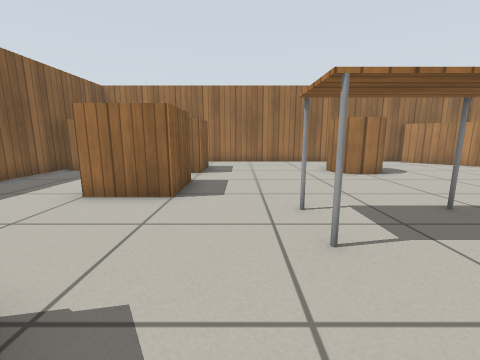
view 1 (above)

16 first-person views from a walk through a robot-simulator world made for Gazebo. The camera is 0.65 m above the floor, tilts 10° down and sees 90° across. The floor is counted in squares, 0.5 m on a side. Each view is taken from the middle of a square. On the plan, view 1 faces up. The plan holds only what a view shows up to about 12 squares ahead; the rest is blank. Simple patterns stand in for the simulator's built-in surfaces.

view 2
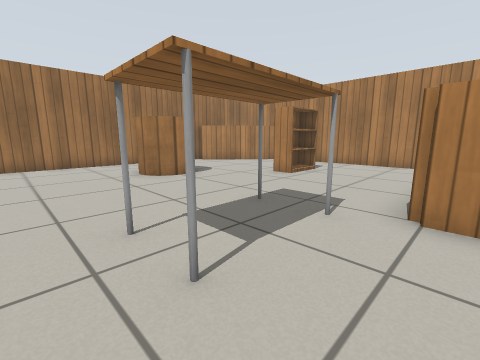

view 3
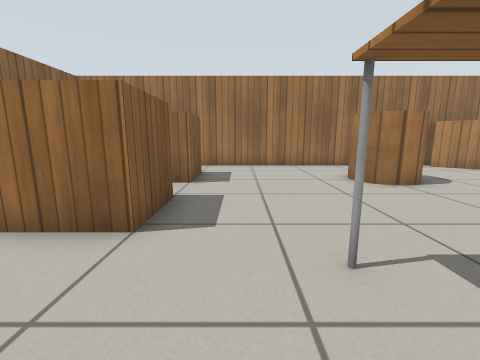

view 4
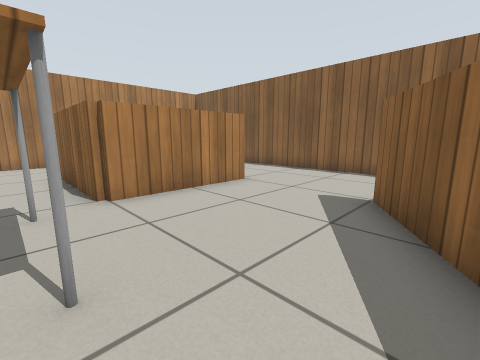

view 5
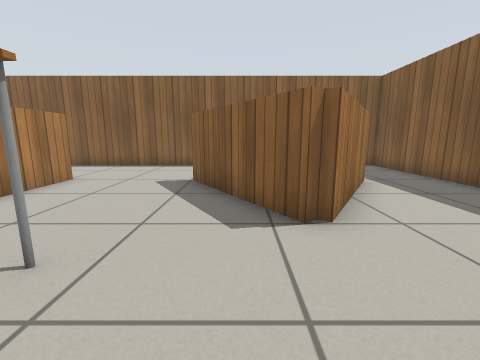

view 6
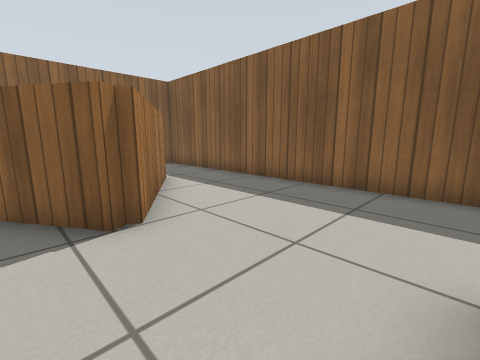

view 7
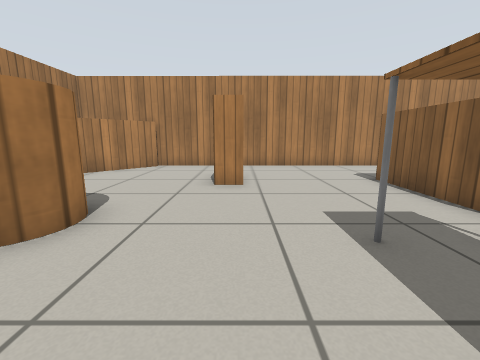

view 8
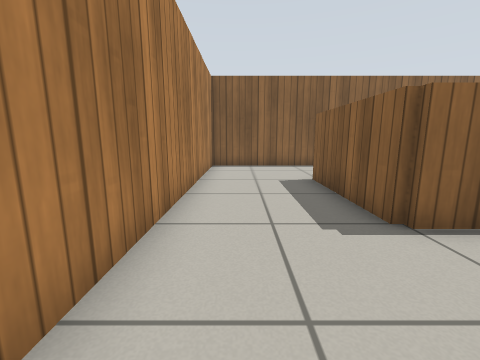

view 9
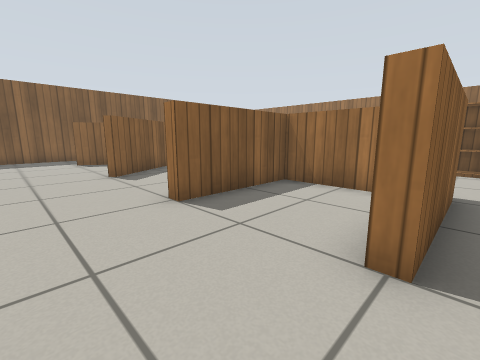

view 10
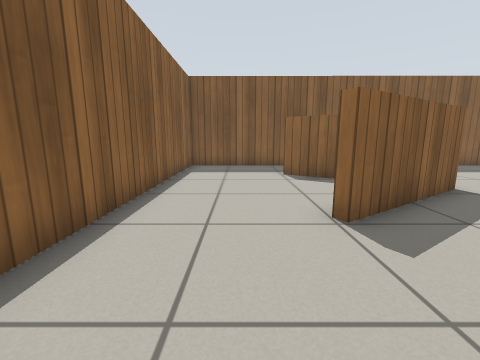

view 11
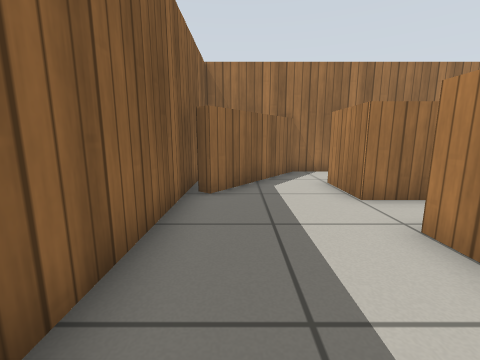

view 12
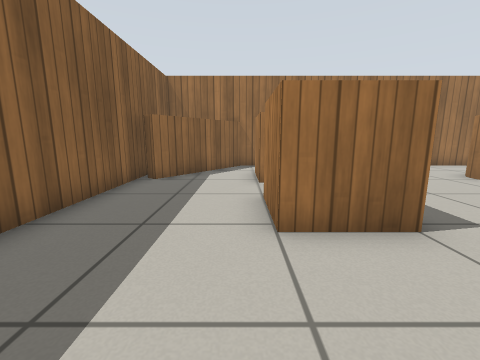

view 13
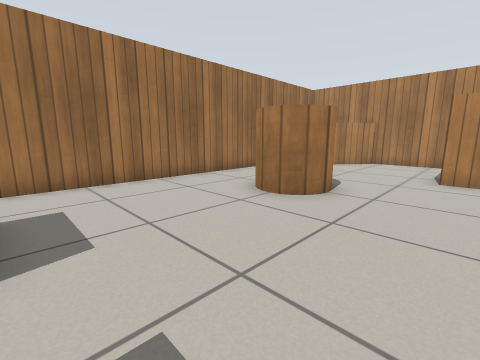

view 14
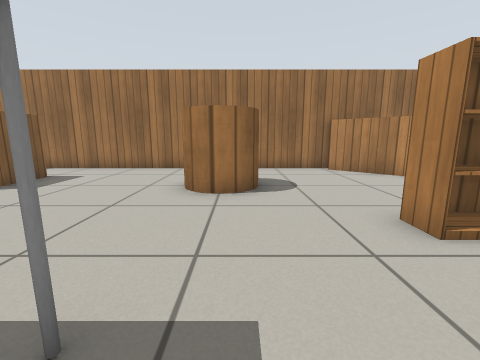

view 15
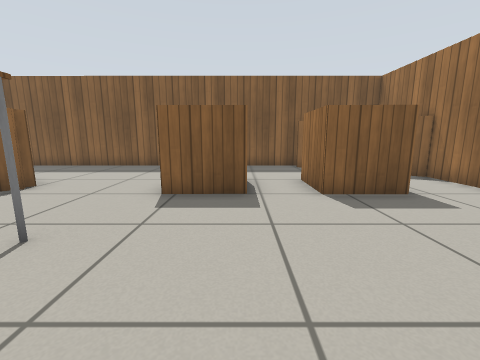

view 16
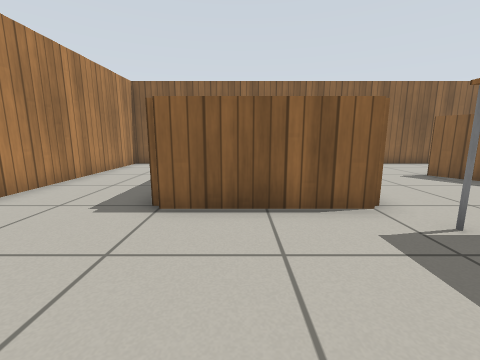

### Floor plan
Ten units are one square. View 1 is at (0, 0); x grows to the right and y downward. Boxes are objects, and circles mark ways between rooms. Rooms are numbered by the first view taken in them; rooms with no view inside come last. Other rooms are left out.
<svg viewBox="-78 -138 206 206">
<path fill="none" stroke="#000" d="M-20 -16 4 23M47 25 43 25 43 -17 87 -17 87 25 82 25M-36 9 -46 24M-48 23 -24 -15M-39 -133 -67 -95 -70 -98M121 -97 86 -129M76 63 123 63 123 -130M-73 -129 -73 63 46 63M120 -133 -70 -133M46 63 76 63M72 -13 47 -13 47 25"/>
<rect x="-35" y="-75" width="20" height="30" fill="#bbb"><title>wooden box</title></rect>
<rect x="-35" y="-115" width="20" height="30" fill="#bbb"><title>wooden box</title></rect>
<rect x="5" y="-45" width="40" height="20" fill="#bbb"><title>table</title></rect>
<rect x="35" y="-105" width="20" height="20" fill="#bbb"><title>wooden cylinder</title></rect>
<rect x="75" y="-65" width="20" height="10" fill="#bbb"><title>bookshelf</title></rect>
<circle cx="40" cy="45" r="3" fill="#2a7"/>
<circle cx="80" cy="45" r="3" fill="#2a7"/>
<text x="20" y="-40">1</text>
<text x="60" y="30">2</text>
</svg>
Room 1 opens to room 2.

Where each view was taken, in squares from view 1:
view 1: 0 up, 0 right, facing up
view 2: 1 up, 0 right, facing up-right
view 3: 2 up, 0 right, facing up
view 4: 3 up, 1 left, facing down-right
view 5: 5 up, 1 left, facing down
view 6: 5 up, 1 left, facing down-left
view 7: 6 up, 1 right, facing right
view 8: 5 up, 11 right, facing down
view 9: 5 down, 9 right, facing up-left
view 10: 4 down, 4 right, facing left
view 11: 4 up, 6 left, facing up
view 12: 2 up, 4 left, facing up
view 13: 6 up, 1 left, facing up-right
view 14: 3 up, 5 right, facing up
view 15: 7 up, 4 right, facing left
view 16: 6 up, 7 right, facing down
